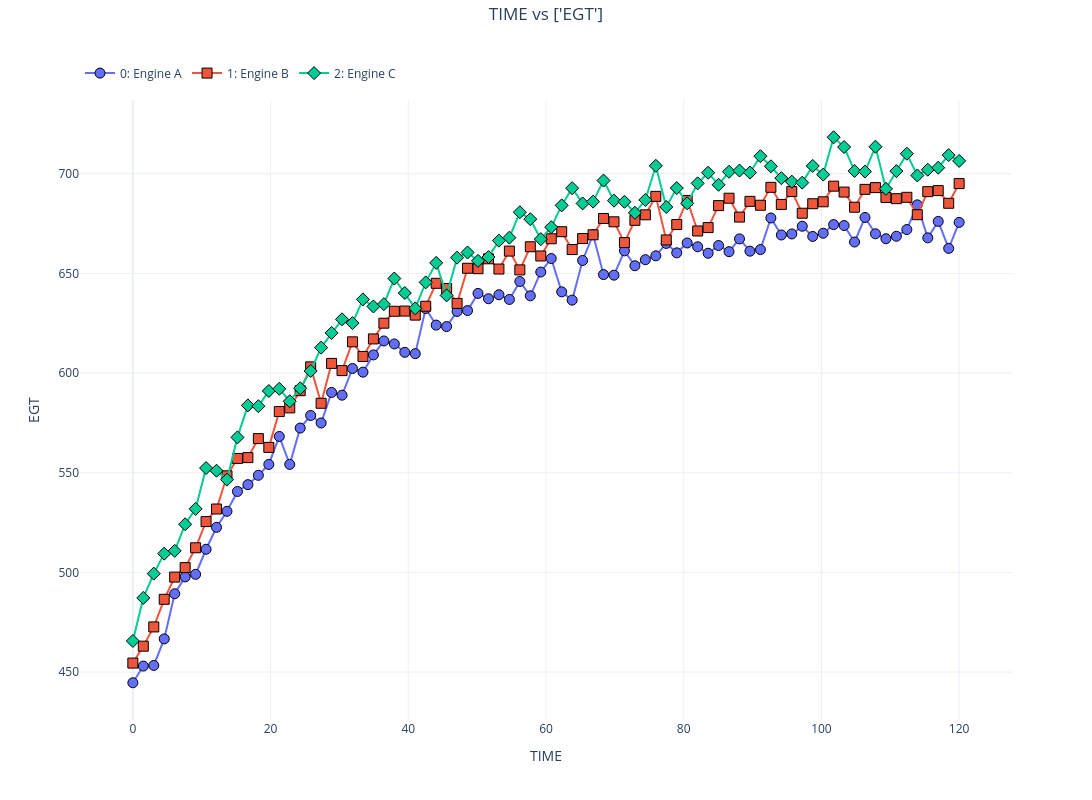

Write notebook code for a chart like this one.
### Markdown cell above
<a id="4.2"></a>
## 4.2 Lines vs. markers — `linestyle`

The marker-vs-line decision is driven by **`linestyle`**. With no line style set,
you get markers. Set a line style and the trace becomes a line. `unichart`
accepts both Matplotlib-style and Plotly-style strings:

| Matplotlib | Plotly | Look |
|:---:|:---:|---|
| `'-'`  | `'solid'`   | solid line |
| `'--'` | `'dash'`    | dashed |
| `'-.'` | `'dashdot'` | dash-dot |
| `':'`  | `'dot'`     | dotted |

Apply it to a dataset slice with **`nb.linestyle(slice, style)`**.

### Code cell
nb.linestyle('all', '-')        # solid lines for every dataset
nb.plot('TIME', 'EGT').show()
